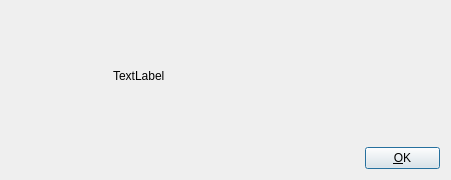
<?xml version="1.0" encoding="UTF-8"?>
<ui version="4.0">
 <class>aboutDialog</class>
 <widget class="QDialog" name="aboutDialog">
  <property name="geometry">
   <rect>
    <x>0</x>
    <y>0</y>
    <width>451</width>
    <height>180</height>
   </rect>
  </property>
  <property name="sizePolicy">
   <sizepolicy hsizetype="Preferred" vsizetype="Preferred">
    <horstretch>0</horstretch>
    <verstretch>0</verstretch>
   </sizepolicy>
  </property>
  <property name="windowTitle">
   <string>About</string>
  </property>
  <property name="windowIcon">
   <iconset resource="images.qrc">
    <normaloff>:/Images/about.png</normaloff>:/Images/about.png</iconset>
  </property>
  <layout class="QGridLayout" name="gridLayout">
   <item row="0" column="0">
    <widget class="QLabel" name="label_4">
     <property name="sizePolicy">
      <sizepolicy hsizetype="Fixed" vsizetype="Fixed">
       <horstretch>0</horstretch>
       <verstretch>0</verstretch>
      </sizepolicy>
     </property>
     <property name="maximumSize">
      <size>
       <width>96</width>
       <height>96</height>
      </size>
     </property>
     <property name="text">
      <string/>
     </property>
     <property name="pixmap">
      <pixmap resource="images.qrc">:/Images/icon.png</pixmap>
     </property>
     <property name="scaledContents">
      <bool>true</bool>
     </property>
    </widget>
   </item>
   <item row="0" column="1" rowspan="2">
    <widget class="QLabel" name="label">
     <property name="text">
      <string>TextLabel</string>
     </property>
     <property name="openExternalLinks">
      <bool>true</bool>
     </property>
    </widget>
   </item>
   <item row="2" column="2">
    <widget class="QPushButton" name="pushButton_OK">
     <property name="maximumSize">
      <size>
       <width>75</width>
       <height>16777215</height>
      </size>
     </property>
     <property name="text">
      <string>&amp;OK</string>
     </property>
    </widget>
   </item>
  </layout>
 </widget>
 <resources>
  <include location="images.qrc"/>
  <include location="images.qrc"/>
  <include location="images.qrc"/>
  <include location="images.qrc"/>
 </resources>
 <connections/>
</ui>
